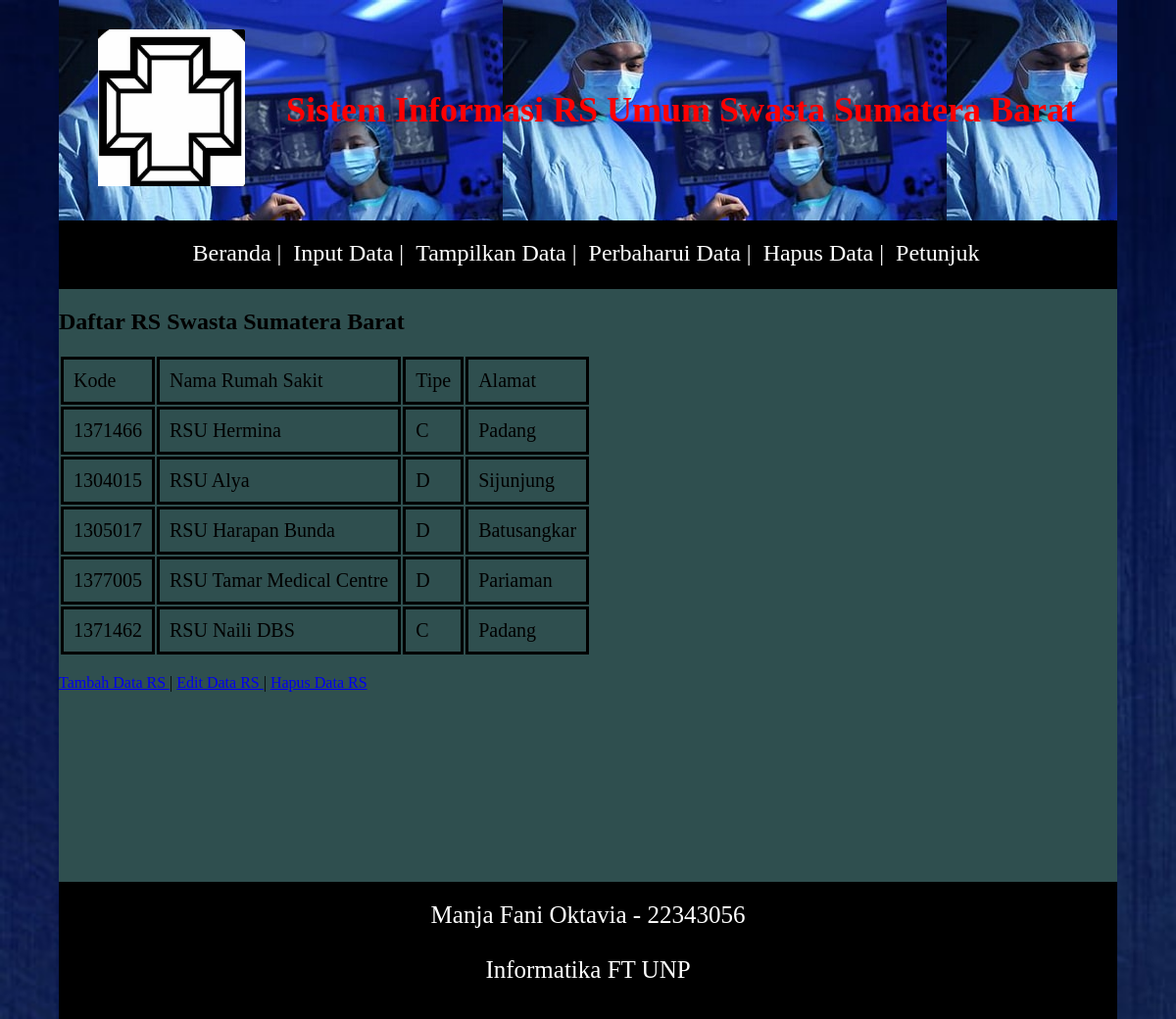
The page /web_app/tampilData.php on the database its author committed.
### tables this page shows
CREATE TABLE `tabel2` (
  `ID` int(10) NOT NULL,
  `kode` varchar(10) NOT NULL,
  `namaRS` varchar(50) NOT NULL,
  `tipe` varchar(5) NOT NULL,
  `alamat` varchar(50) NOT NULL
);

CREATE TABLE `tabel4` (
  `nim` varchar(11) NOT NULL,
  `nama` varchar(50) NOT NULL,
  `prodi` varchar(50) NOT NULL
);

### web_app/tampilData.php (the view, shortened to what this page needs)
<?php
include_once 'koneksi.php';
$result = mysqli_query($conn, "SELECT * FROM tabel2");
?>
<html>
<head>
    <link rel="stylesheet" href="../css/index.css">
</head>
<body>
    <div class="tampil">
    <?php
    include('header.php') ?>
    <?php include('menu.php') ?>
        <h2>Daftar RS Swasta Sumatera Barat</h2>
    <?php
        if (mysqli_num_rows($result) > 0) {
            ?>
            <table>
                <tr>
                    <td>Kode</td>
                    <td>Nama Rumah Sakit</td>
                    <td>Tipe</td>
                    <td>Alamat</td>
                </tr>
                <?php
                while ($row = mysqli_fetch_array($result)) {
                    ?>
                    <tr>
                        <td>
                            <?php echo $row["kode"]; ?>
                        </td>
                        <td>
                            <?php echo $row["namaRS"]; ?>
                        </td>
                        <td>
                            <?php echo $row["tipe"]; ?>
                        </td>
                        <td>
                            <?php echo $row["alamat"]; ?>
                        </td>
                    </tr>
                    <?php
                }
                ?>
            </table>
            <?php
        }
        else {
            echo "Data tidak ditemukan...";
        }
        ?>
        <br>
        <a href="inputData.php"> Tambah Data RS </a> | <a href="updateData.php"> Edit Data RS </a> | <a href="hapusData.php"> Hapus Data RS </a>
    </div>
    <?php
    include('footer.php') ?>
</body>
</html>

### web_app/header.php (shortened to what this page needs)
<html>
<head>
	<link rel="stylesheet" type="text/css" href="../css/header.css">
</head>
<body>
	<div id="halaman">
		<div id="kepala">
			<img src="../gambar/logors.jpeg">
			<h1> Sistem Informasi RS Umum Swasta Sumatera Barat </h1>
		</div>
	</div>
</body>
</html>

### web_app/menu.php (shortened to what this page needs)
<html>
<head>
<link rel="stylesheet" type="text/css" href="../css/menu.css">
</head>
<body>
		<div id="menu">
			<nav>
				<a href="isi.php"> Beranda |</a> &nbsp;
				<a href="inputData.php"> Input Data |</a> &nbsp;
				<a href="tampilData.php"> Tampilkan Data |</a> &nbsp;
				<a href="updateData.php"> Perbaharui Data |</a> &nbsp;
				<a href="hapusData.php"> Hapus Data |</a> &nbsp;
				<a href="petunjuk.php"> Petunjuk</a>&nbsp;
			</nav>
		</div>
</body>
</html>

### web_app/footer.php (shortened to what this page needs)
<?php
include_once 'koneksi.php';
$result = mysqli_query($conn, "SELECT * FROM tabel4");
?>
<html>
<head>
    <link rel="stylesheet" type="text/css" href="../css/footer.css">
</head>
<body>
    <div id="kaki">
        <center>
      <?php
        while ($row = mysqli_fetch_array($result)) {
            ?>
            <tr>
                <td><?php echo $row["nama"] . " - " . $row["nim"]; ?></td>
                <br><br>
                <td> <?php echo $row["prodi"]; ?> </td>
            </tr>
            <?php
        }
        ?>
        </center>
    </div>
</body>
</html>

### css/index.css (style rules this page uses)
body { background-image:url('../gambar/bg.jpg'); background-size: cover; width: 1080px; margin: auto; }
.input,.tampil,.perbaharui,.hapus,.petunjuk { width: 1080px; height: 900px; background-color: darkslategray; }
table { font: times; font-size: 20px; }
td,th { border: 3px solid ; padding:10px; }

### css/header.css (style rules this page uses)
#kepala { width: 1080px; margin: auto; height:225px; background-image:url('../gambar/headerrs.jpeg'); font : 18px times ; color: red; text-align: center; }
#kepala img { width: 150px; height: 160px; margin-left: 40px; margin-top: 30px; margin-bottom: 30px; float: left; }
#kepala h1 { line-height: 225px; }

### css/menu.css (style rules this page uses)
#menu { width: 1080px; height: 50px; background-color: black; font: times; margin: auto; text-align: center; padding-top: 20px; }
#menu nav a { text-decoration: none; font-size: 24px; color: white; }

### css/footer.css (style rules this page uses)
#kaki { background-color: black; width: 1080px; height: 120px; margin: auto; padding-top: 20px; font-size: 25px; color: white; }

### rows shown on the page
tabel2: kode "1371466", namaRS "RSU Hermina", tipe "C", alamat "Padang"
tabel2: kode "1304015", namaRS "RSU Alya", tipe "D", alamat "Sijunjung"
tabel2: kode "1305017", namaRS "RSU Harapan Bunda", tipe "D", alamat "Batusangkar"
tabel2: kode "1377005", namaRS "RSU Tamar Medical Centre", tipe "D", alamat "Pariaman"
tabel2: kode "1371462", namaRS "RSU Naili DBS", tipe "C", alamat "Padang"
tabel4: nama "Manja Fani Oktavia", nim "22343056", prodi "Informatika FT UNP"
